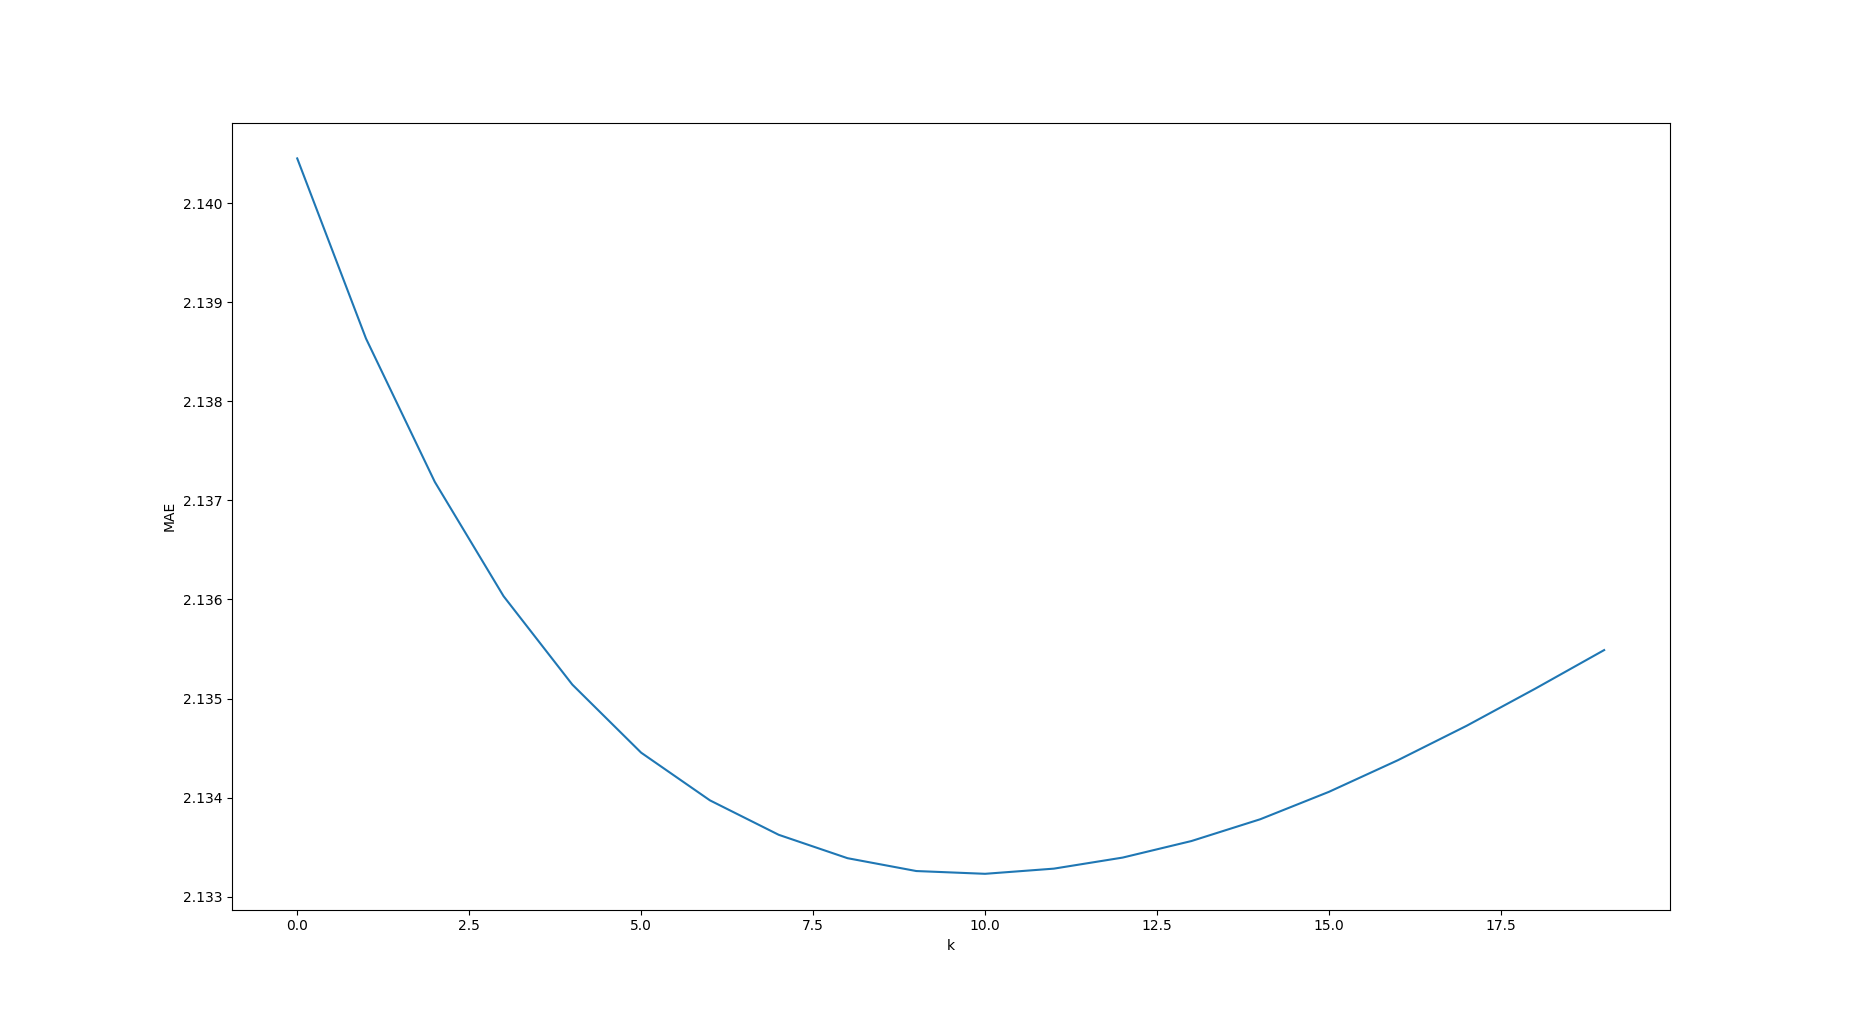

This chart was generated by the following Python code:
# coding:utf-8

import numpy as np
from homework import conf_hw
#import conf_hw
import time
import matplotlib.pyplot as plt
from sklearn.decomposition import PCA

def ridge(X_train, y_train, k, X_test):
    m, n = X_train.shape
    I = np.mat(np.eye(n))
    k_I = k * I
    aim_mat = X_train.T * X_train
    aim_mat = aim_mat + k_I
    while True:
        try:
            pinv = np.linalg.pinv(aim_mat)
            break
        except Exception as e:
            print(e)
            print('again')
    params_mat = pinv * X_train.T * y_train
    return X_test * params_mat


def select_best_k():
    X_trains = dict()
    Y_trains = dict()
    X_tests = dict()
    Y_tests = dict()
    for qid in range(201, 251):
        qid = str(qid)
        e1, e2 = conf_hw.read_train(qid)
        pca = PCA(n_components=300)
        e1 = np.mat(pca.fit_transform(e1))
        e1 = np.column_stack((e1, np.ones((e1.shape[0], 1))))
        X_trains[qid] = e1
        Y_trains[qid] = e2
        e1, e2 = conf_hw.read_test(qid)
        e1 = np.mat(pca.transform(e1))
        e1 = np.column_stack((e1, np.ones((e1.shape[0], 1))))
        X_tests[qid] = e1
        Y_tests[qid] = e2

    result = []
    k_range = list(range(20))
    for k in k_range:
        time_in = time.time()
        avg_mae = 0
        for qid in range(201, 251):
            print(qid)
            qid = str(qid)
            X_train = X_trains[qid]
            Y_train = Y_trains[qid]
            X_test = X_tests[qid]
            Y_test = Y_tests[qid]

            y_hat = ridge(X_train, Y_train, k, X_test)
            mae = sum(abs(y_hat-Y_test))[0, 0] / X_test.shape[0]
            avg_mae += mae
        avg_mae /= 50
        print('k={0}, mae={1}'.format(k, avg_mae))
        print('speed {0} min'.format((time.time()-time_in)/60))
        result.append(avg_mae)
    plt.plot(k_range, result)
    plt.xlabel('k')
    plt.ylabel('MAE')
    plt.show()
# best : k = 10


if __name__ == '__main__':
    select_best_k()
    '''
    start = time.time()
    with open('../data/predict_ridge.txt', 'wt', encoding='utf-8') as fout:
        for qid in range(201, 251):
            print(qid)
            train_data, train_lab = conf_hw.read_train(qid)
            test_data, test_lab = conf_hw.read_test(qid)
            test_r, test_c = test_data.shape
            # 截距
            train_data = np.column_stack((train_data, np.ones((train_data.shape[0], 1))))
            test_data = np.column_stack((test_data, np.ones((test_data.shape[0], 1))))
            # PCA 降维
            print('PCA...')
            start_in = time.time()
            pca = PCA(n_components=300)
            train_data = pca.fit_transform(train_data)
            test_data = pca.transform(test_data)
            print('PCA: {0}'.format(time.time()-start_in))
            start_in = time.time()
            print('test...')
            predicts = []
            for r in range(test_r):
                predict_lab = loess(test_data[r, :], train_data, train_lab)
                predicts.append(predict_lab[0, 0])
                print(r)
            print('test end :{0}'.format(time.time()-start_in))
            # write to file
            i = 0
            for relationship in conf_hw.coll_test.find({'query_id': str(qid)}):
                article_id = relationship['article_id']
                id_code = relationship['id_code']
                score = predicts[i]
                fout.write('{0} Q0 {1} {2} {3} Hiemstra_LM0.15_Bo1bfree_d_3_t_10\n'.format(qid, article_id, id_code, score))
                i += 1
    conf_hw.MAE('loess')
# MAE: 13.892704692969026
# Total time: 3651 Min
'''
